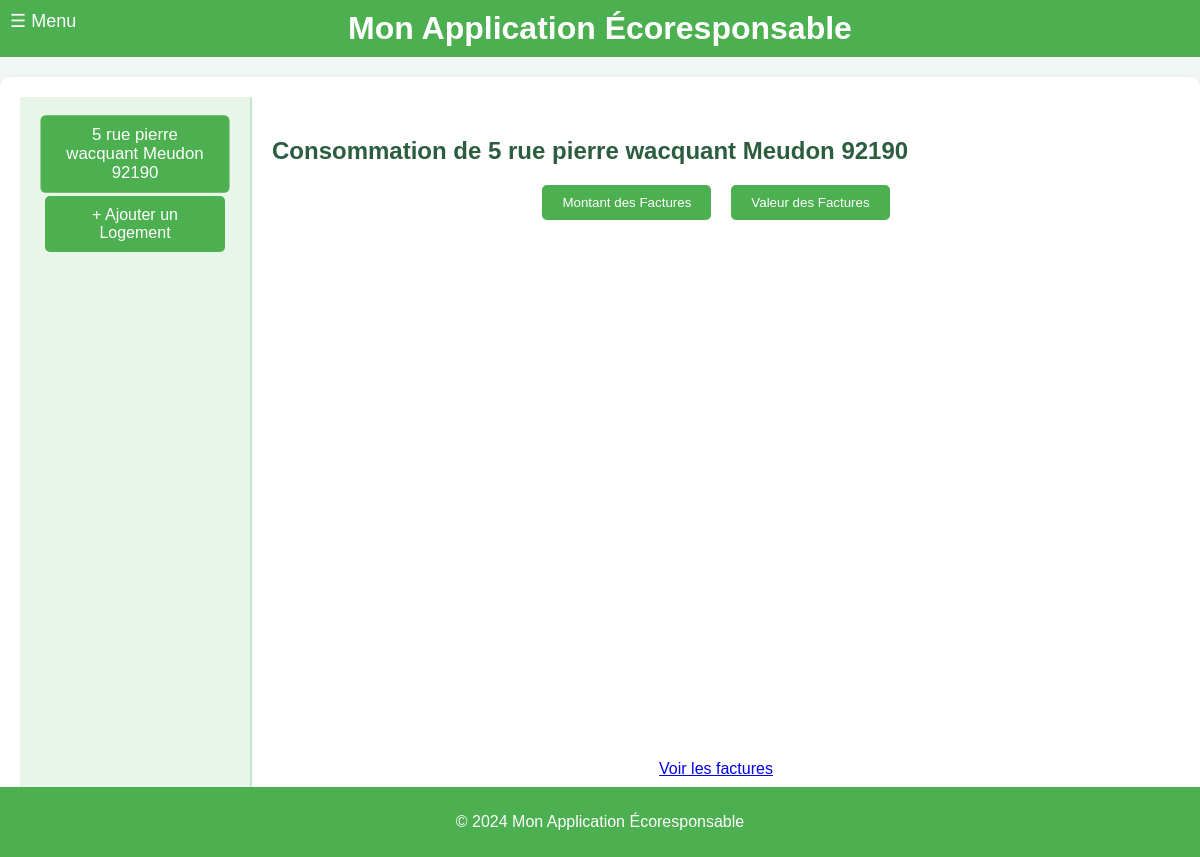
The app's page /consommation_par_logement, older data.
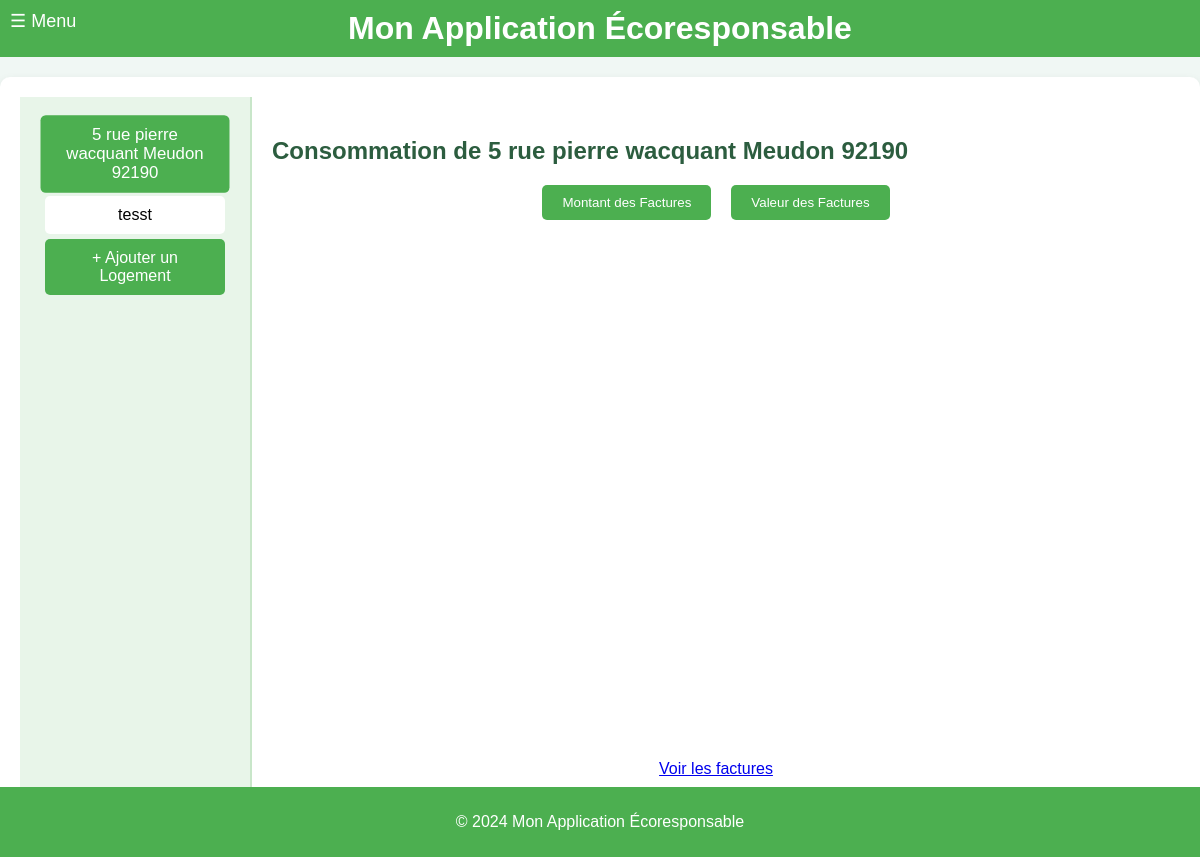
The same page, newer data.
### tables this page shows
CREATE TABLE Housing (
housing_id INTEGER PRIMARY KEY, -- Identifiant unique pour chaque logement
address VARCHAR(255), -- Adresse du logement
phone_number VARCHAR(20), -- NumÃ©ro de contact pour le logement
ip_address VARCHAR(15), -- Adresse IP associÃ©e au logement
insert_date TIMESTAMP DEFAULT CURRENT_TIMESTAMP -- Horodatage de l'ajout de l'enregistrement
);

### main.py (the view)
@app.get("/consommation_par_logement", response_class=HTMLResponse)
def consommation_par_logement(request: Request, logement_id: int = None):
    conn = get_db_connection()
    logements = conn.execute("SELECT housing_id, address FROM Housing").fetchall()
    if logement_id is None:
        logement_id = 1  # Sélection par défaut du logement 1
    selected_logement = conn.execute(
        "SELECT address FROM Housing WHERE housing_id = ?", (logement_id,)
    ).fetchone()
    factures = conn.execute(
        "SELECT type, SUM(amount) as total_amount, SUM(value) as total_value "
        "FROM Invoice WHERE housing_id = ? GROUP BY type", (logement_id,)
    ).fetchall()
    chart_data = {
        "amount": [["Type", "Montant"]] + [ [row["type"], row["total_amount"]] for row in factures],
        "value": [["Type", "Valeur"]] + [ [row["type"], row["total_value"]] for row in factures],
    }
    message = "Aucune facture assignée à ce logement." if not factures else ""
    conn.close()
    return templates.TemplateResponse("consommation_par_logement.html", {
        "request": request,
        "logements": logements,
        "selected_id": logement_id,
        "selected_logement_address": selected_logement["address"] if selected_logement else "Logement par Défaut",
        "chart_data": chart_data,
        "message": message
    })

### templates/consommation_par_logement.html (shortened to what this page needs)
{% extends "layout.html" %}
{% block content %}
<div class="container">
    <div class="menu">
        {% for logement in logements %}
        <div class="menu-item {% if logement.housing_id == selected_id %}active{% endif %}"
            onclick="location.href='?logement_id={{ logement.housing_id }}'">
            {{ logement.address }}
        </div>
        {% endfor %}
        <div class="menu-item" style="background-color: #4caf50; color: white;"
            onclick="location.href='http://localhost:8000/logements'">
            + Ajouter un Logement
        </div>
    </div>
    <div class="content">
        <h2>Consommation de {{ selected_logement_address or 'Logement par Défaut' }}</h2>
        {% if message %}
        <p class="message">{{ message }}</p>
        {% else %}
        <div class="chart-toggle">
            <button onclick="setChartType('amount')">Montant des Factures</button>
            <button onclick="setChartType('value')">Valeur des Factures</button>
        </div>
        <div id="chart_div"></div>
        {% endif %}
        <p style="text-align: center; margin-top: 20px;">
            <a href="/visualiser_factures" class="btn">Voir les factures</a>
        </p>
    </div>
</div>
{% endblock %}

Row changes from the older to the newer data that the page shows:
added Housing: address "tesst"
